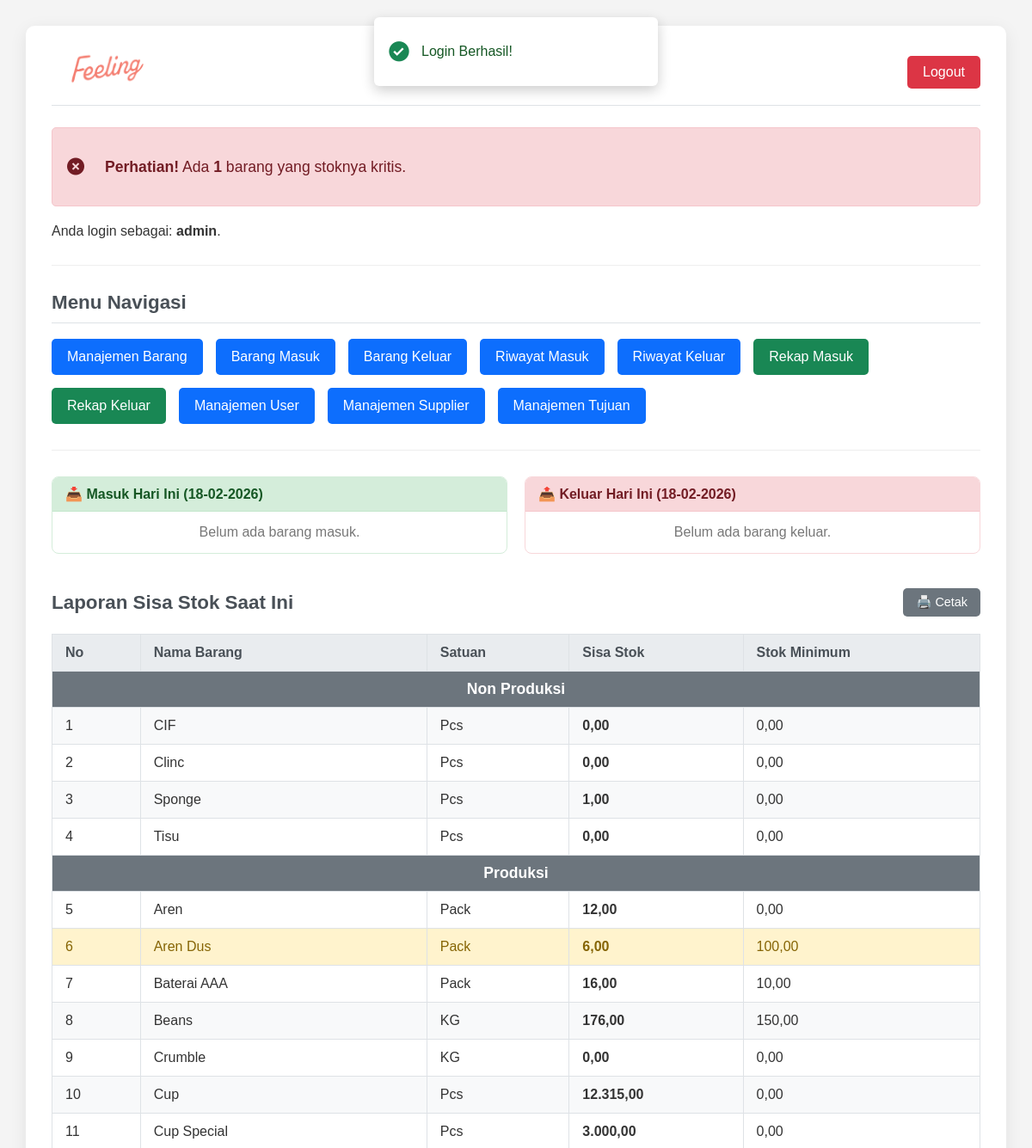
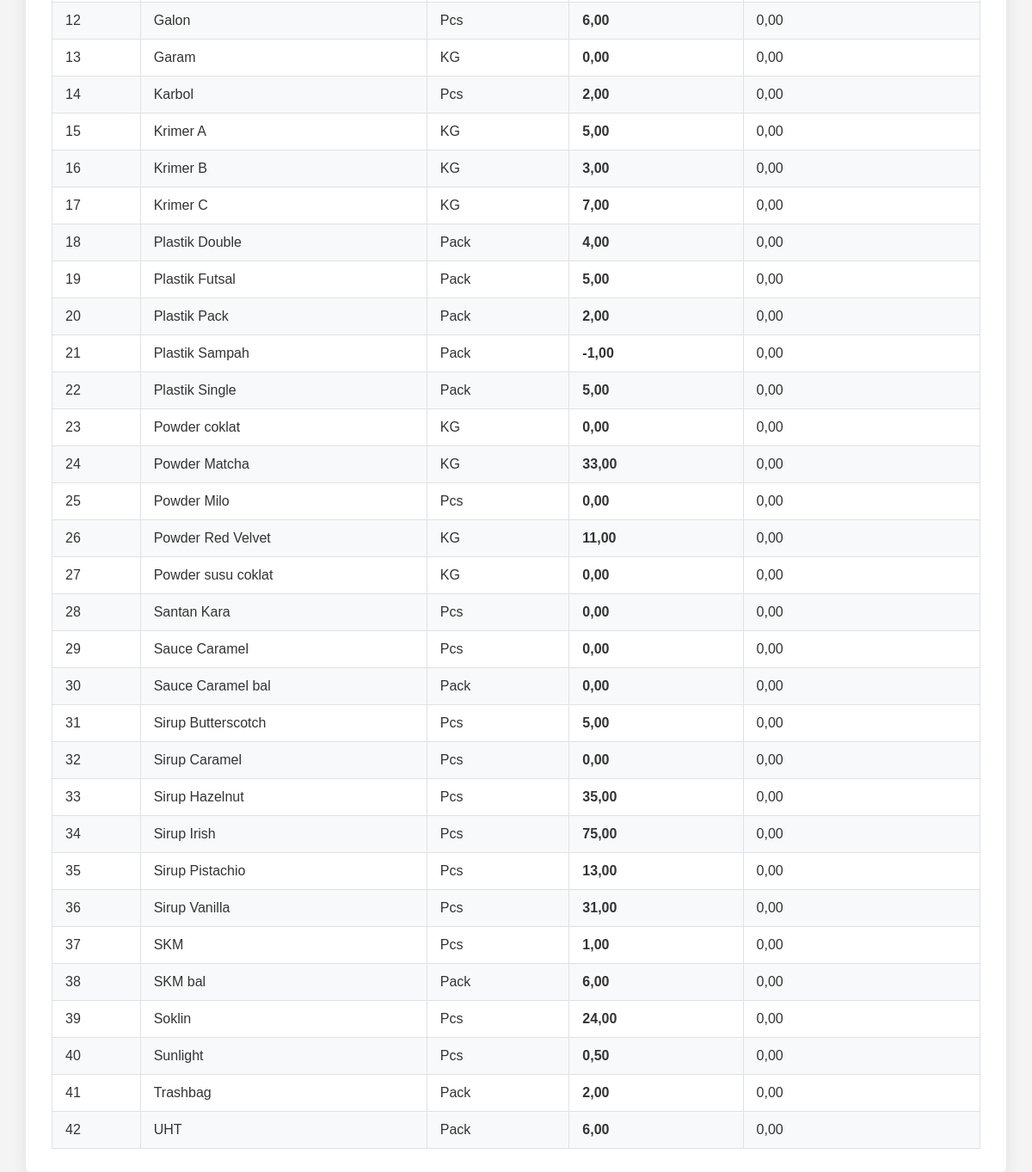
Screenshot of /feeling/Login/admin/dashboard.php (signed in) with the database file from the repository (2 pictures, top to bottom).
### tables this page shows
CREATE TABLE `tabel_barang` (
  `id_barang` int(11) NOT NULL,
  `nama_barang` varchar(100) NOT NULL,
  `kategori_barang` varchar(50) NOT NULL DEFAULT 'Non Produksi',
  `id_satuan` int(11) NOT NULL,
  `stok_awal` int(11) NOT NULL DEFAULT 0,
  `stok_minimum` int(11) NOT NULL DEFAULT 0,
  `status_barang` varchar(20) NOT NULL DEFAULT 'Aktif'
);

CREATE TABLE `tabel_satuan_unit` (
  `id_satuan` int(11) NOT NULL,
  `nama_satuan` varchar(20) NOT NULL
);

### feeling/Login/admin/dashboard.php (the view, shortened to what this page needs)
<?php
require_once '../config/config.php';
$alerts = $_SESSION['alerts'] ?? [];
$nama_user_login = $_SESSION['name'] ?? 'Pengguna';
$role_user_login = $_SESSION['role'] ?? 'user';
$barang_kritis = [];
$masuk_hari_ini = [];
$keluar_hari_ini = [];
$query_barang_all = "SELECT
                        b.id_barang, b.nama_barang,
                        b.kategori_barang,
                        s.nama_satuan, b.stok_awal, b.stok_minimum
                    FROM tabel_barang AS b
                    JOIN tabel_satuan_unit AS s ON b.id_satuan = s.id_satuan
                    WHERE b.status_barang = 'Aktif'
                    ORDER BY b.kategori_barang ASC, b.nama_barang ASC";
$result_barang_all = mysqli_query($koneksi, $query_barang_all);
?>
<!DOCTYPE html>
<html lang="id">
<head>
    <link rel="stylesheet" href="../assets/admin_style.css?v=1.8"> <link href='https://unpkg.com/boxicons@2.1.4/css/boxicons.min.css' rel='stylesheet'>
    </head>
<body>
    <?php if (!empty($alerts)) :?>
    <div class="alert-box">
        <?php foreach ($alerts as $alert) : ?>
        <div class="alert <?= htmlspecialchars($alert['type']); ?>">
            <i class='bx <?= $alert['type'] === 'success' ? 'bxs-check-circle' : 'bxs-x-circle'; ?>'></i>
            <span><?= htmlspecialchars($alert['message']); ?></span>
        </div>
        <?php endforeach; ?>
    </div>
    <?php endif; ?>
    <div class="dashboard-container">
        <header class="admin-header">
            <a href="#" class="logo"><img src="../assets/fel.png" alt="aa"></a>
            <h1>Halo, <?php echo htmlspecialchars($nama_user_login); ?>!</h1>
            <a href="../logout.php" class="logout-btn">Logout</a>
        </header>
        <main>
            <?php if ($result_barang_all):  ?>
                <?php
                    mysqli_data_seek($result_barang_all, 0);
                    while ($barang_cek = mysqli_fetch_assoc($result_barang_all)) {
                        $id_cek = $barang_cek['id_barang'];
                        $total_masuk_cek = 0; $total_keluar_cek = 0;
                        $q_masuk = "SELECT COALESCE(SUM(jumlah_masuk), 0) AS total_masuk FROM tabel_barang_masuk WHERE id_barang = ?";
                        if($s_masuk = mysqli_prepare($koneksi, $q_masuk)){
                            mysqli_stmt_bind_param($s_masuk, "i", $id_cek); mysqli_stmt_execute($s_masuk);
                            $res_m = mysqli_stmt_get_result($s_masuk); if($res_m) $total_masuk_cek = mysqli_fetch_assoc($res_m)['total_masuk']; mysqli_stmt_close($s_masuk);
                        }
                        $q_keluar = "SELECT COALESCE(SUM(jumlah_keluar), 0) AS total_keluar FROM tabel_barang_keluar WHERE id_barang = ?";
                         if($s_keluar = mysqli_prepare($koneksi, $q_keluar)){
                            mysqli_stmt_bind_param($s_keluar, "i", $id_cek); mysqli_stmt_execute($s_keluar);
                            $res_k = mysqli_stmt_get_result($s_keluar); if($res_k) $total_keluar_cek = mysqli_fetch_assoc($res_k)['total_keluar']; mysqli_stmt_close($s_keluar);
                         }
                        $sisa_stok_cek = $barang_cek['stok_awal'] + $total_masuk_cek - $total_keluar_cek;
                        if ($sisa_stok_cek <= $barang_cek['stok_minimum'] && $barang_cek['stok_minimum'] > 0) {
                            $barang_kritis[] = true;
                        }
                    }
                    mysqli_data_seek($result_barang_all, 0);
                ?>
            <?php endif; ?>
            <?php if (!empty($barang_kritis)): ?>
                <div class="alert alert-error" style="background-color: #f8d7da; color: #721c24; border: 1px solid #f5c6cb; padding: 15px; border-radius: 5px; display: flex; align-items: center; gap: 10px; margin-bottom: 20px;">
                    <i class='bx bxs-x-circle' style="font-size: 1.5em;"></i>
                    <span style="font-size: 1.1em;"><strong>Perhatian!</strong> Ada <strong><?php echo count($barang_kritis); ?></strong> barang yang stoknya kritis.</span>
                </div>
            <?php endif; ?>
            <p>Anda login sebagai: <strong><?php echo htmlspecialchars($role_user_login); ?></strong>.</p>
            <hr>
            <nav class="admin-nav">
                <h2>Menu Navigasi</h2>
                <ul>
                    <li><a href="data_barang.php">Manajemen Barang</a></li>
                    <li><a href="barang_masuk.php">Barang Masuk</a></li>
                    <li><a href="barang_keluar.php">Barang Keluar</a></li>
                    <li><a href="riwayat_barang_masuk.php">Riwayat Masuk</a></li>
                    <li><a href="riwayat_barang_keluar.php">Riwayat Keluar</a></li>
                    <li><a href="laporan_rekap_masuk.php" style="background-color: #198754;">Rekap Masuk</a></li>
                    <li><a href="laporan_rekap_keluar.php" style="background-color: #198754;">Rekap Keluar</a></li>
                    <?php
                    if ($role_user_login == 'admin') {
                        echo '<li><a href="data_pengguna.php">Manajemen User</a></li>';
                        echo '<li><a href="data_supplier.php">Manajemen Supplier</a></li>';
                        echo '<li><a href="data_tujuan.php">Manajemen Tujuan</a></li>';
                    }
                    ?>
                </ul>
            </nav>
            <hr>
            <div style="display: flex; gap: 20px; flex-wrap: wrap; margin-bottom: 40px;">
                <div style="flex: 1; min-width: 300px; background: #fff; border: 1px solid #d4edda; border-radius: 8px; overflow: hidden;">
                    <div style="background: #d4edda; color: #155724; padding: 10px 15px; font-weight: bold; border-bottom: 1px solid #c3e6cb;">
                        📥 Masuk Hari Ini (<?php echo date('d-m-Y'); ?>)
                    </div>
                    <table style="margin-top: 0; border: none;">
                        <?php if (!empty($masuk_hari_ini)): ?>
                            <?php foreach ($masuk_hari_ini as $m): ?>
                                <tr style="border-bottom: 1px solid #eee;">
                                    <td style="padding: 8px 15px; border: none;"><?php echo htmlspecialchars($m['nama_barang']); ?></td>
                                    <td style="padding: 8px 15px; border: none; text-align: right; font-weight: bold; color: #155724;">
                                        +<?php echo number_format($m['jumlah_masuk'], 2, ',', '.'); ?> <?php echo $m['nama_satuan']; ?>
                                    </td>
                                </tr>
                            <?php endforeach; ?>
                        <?php else: ?>
                            <tr><td style="padding: 15px; text-align: center; color: #777; border: none;">Belum ada barang masuk.</td></tr>
                        <?php endif; ?>
                    </table>
                </div>
                <div style="flex: 1; min-width: 300px; background: #fff; border: 1px solid #f8d7da; border-radius: 8px; overflow: hidden;">
                    <div style="background: #f8d7da; color: #721c24; padding: 10px 15px; font-weight: bold; border-bottom: 1px solid #f5c6cb;">
                        📤 Keluar Hari Ini (<?php echo date('d-m-Y'); ?>)
                    </div>
                    <table style="margin-top: 0; border: none;">
                        <?php if (!empty($keluar_hari_ini)): ?>
                            <?php foreach ($keluar_hari_ini as $k): ?>
                                <tr style="border-bottom: 1px solid #eee;">
                                    <td style="padding: 8px 15px; border: none;">
                                        <?php echo htmlspecialchars($k['nama_barang']); ?>
                                        <br><small style="color: #777;">Ke: <?php echo htmlspecialchars($k['nama_tujuan']); ?></small>
                                    </td>
                                    <td style="padding: 8px 15px; border: none; text-align: right; font-weight: bold; color: #721c24;">
                                        -<?php echo number_format($k['jumlah_keluar'], 2, ',', '.'); ?> <?php echo $k['nama_satuan']; ?>
                                    </td>
                                </tr>
                            <?php endforeach; ?>
                        <?php else: ?>
                            <tr><td style="padding: 15px; text-align: center; color: #777; border: none;">Belum ada barang keluar.</td></tr>
                        <?php endif; ?>
                    </table>
                </div>
            </div>
            <section class="laporan-stok">
                <div class="section-header">
                    <h2>Laporan Sisa Stok Saat Ini</h2>
                    <a href="cetak_sisa_stok.php" target="_blank" class="print-btn">🖨️ Cetak</a>
                </div>
                <table>
                    <thead>
                        <tr>
                            <th>No</th>
                            <th>Nama Barang</th>
                            <th>Satuan</th>
                            <th>Sisa Stok</th>
                            <th>Stok Minimum</th>
                        </tr>
                    </thead>
                    <tbody>
                        <?php
                        if ($result_barang_all && mysqli_num_rows($result_barang_all) > 0):
                            $nomor_stok = 1;
                            $kategori_sekarang = null;
                            mysqli_data_seek($result_barang_all, 0);
                            while ($barang = mysqli_fetch_assoc($result_barang_all)) {
                                $id_barang_current = $barang['id_barang'];
                                $total_masuk = 0; $total_keluar = 0;
                                $query_total_masuk = "SELECT COALESCE(SUM(jumlah_masuk), 0) AS total_masuk FROM tabel_barang_masuk WHERE id_barang = ?";
                                if($stmt_masuk = mysqli_prepare($koneksi, $query_total_masuk)){
                                    mysqli_stmt_bind_param($stmt_masuk, "i", $id_barang_current); mysqli_stmt_execute($stmt_masuk);
                                    $res_m = mysqli_stmt_get_result($stmt_masuk); if($res_m) $total_masuk = mysqli_fetch_assoc($res_m)['total_masuk']; mysqli_stmt_close($stmt_masuk);
                                }
                                $query_total_keluar = "SELECT COALESCE(SUM(jumlah_keluar), 0) AS total_keluar FROM tabel_barang_keluar WHERE id_barang = ?";
                                 if($stmt_keluar = mysqli_prepare($koneksi, $query_total_keluar)){
                                    mysqli_stmt_bind_param($stmt_keluar, "i", $id_barang_current); mysqli_stmt_execute($stmt_keluar);
                                    $res_k = mysqli_stmt_get_result($stmt_keluar); if($res_k) $total_keluar = mysqli_fetch_assoc($res_k)['total_keluar']; mysqli_stmt_close($stmt_keluar);
                                 }
                                $sisa_stok = $barang['stok_awal'] + $total_masuk - $total_keluar;
                                if ($barang['kategori_barang'] !== $kategori_sekarang) {
                                    $style_tr = "background-color: #6c757d; color: white; font-weight: 600; font-size: 1.1em;";
                                    $style_td = "padding: 10px 15px; text-align: center;";
                                    echo '<tr style="' . $style_tr . '">';
                                    echo '    <td colspan="5" style="' . $style_td . '">' . htmlspecialchars($barang['kategori_barang']) . '</td>';
                                    echo '</tr>';
                                    $kategori_sekarang = $barang['kategori_barang'];
                                }
                                $class_kritis = ($sisa_stok <= $barang['stok_minimum'] && $barang['stok_minimum'] > 0) ? 'stok-kritis' : '';
                                echo '<tr class="' . $class_kritis . '">';
                                echo '<td>' . $nomor_stok++ . '</td>';
                                echo '<td>' . htmlspecialchars($barang['nama_barang']) . '</td>';
                                echo '<td>' . htmlspecialchars($barang['nama_satuan']) . '</td>';
                                echo '<td><strong>' . number_format($sisa_stok, 2, ',', '.') . '</strong></td>';
                                echo '<td>' . number_format($barang['stok_minimum'], 2, ',', '.') . '</td>';
                                echo '</tr>';
                            }
                        else:
                            echo '<tr><td colspan="5" style="text-align: center;">Belum ada data barang aktif.</td></tr>';
                        endif;
                        ?>
                    </tbody>
                </table>
            </section>
            </main>
    </div>
</body>
</html>

### feeling/Login/assets/admin_style.css (style rules this page uses)
body { background-color: #f4f4f4; font-family: 'Poppins', sans-serif; margin: 0; padding: 0; color: #333; }
.dashboard-container, .container { width: 90%; max-width: 1200px; margin: 30px auto; background: #ffffff; padding: 30px; border-radius: 10px; box-shadow: 0 5px 20px rgba(0,0,0,0.08); }
.admin-header { display: flex; justify-content: space-between; align-items: center; border-bottom: 1px solid #dee2e6; padding-bottom: 15px; margin-bottom: 25px; }
.logo { font-size: 30px; color: #fff; text-decoration: none; font-weight: 700; }
.logo img { width: 130px; height: 40px; object-fit: cover; }
.admin-header h1 { font-size: 1.7em; color: #212529; margin: 0; }
.logout-btn { background-color: #dc3545; color: white; padding: 10px 18px; text-decoration: none; border-radius: 5px; font-weight: 500; transition: background-color 0.2s ease; }
.admin-nav h2, .laporan-stok h2, .laporan-kritis h2, .container h1 { font-size: 1.4em; color: #495057; margin-top: 0; margin-bottom: 18px; font-weight: 600; padding-bottom: 10px; border-bottom: 1px solid #dee2e6; }
.section-header { display: flex; justify-content: space-between; align-items: center; margin-bottom: 15px; }
.section-header h2 { margin-bottom: 0; border-bottom: none; padding-bottom: 0; }
.print-btn { background-color: #6c757d; color: white; padding: 8px 15px; text-decoration: none; border-radius: 5px; font-size: 0.9em; transition: background-color 0.2s ease; }
hr { margin: 30px 0; border: 0; border-top: 1px solid #eee; clear: both; }
.admin-nav ul { list-style: none; padding: 0; display: flex; gap: 15px; flex-wrap: wrap; margin-bottom: 30px; }
.admin-nav li a { background: #0d6efd; color: white; padding: 12px 18px; text-decoration: none; border-radius: 5px; display: block; transition: background-color 0.2s ease; }
table { width: 100%; border-collapse: collapse; margin-top: 20px; font-size: 1em; }
th, td { border: 1px solid #dee2e6; padding: 12px 15px; text-align: left; vertical-align: middle; }
th { background-color: #e9ecef; font-weight: 600; color: #495057; }
tr:nth-child(even) { background-color: #f8f9fa; }
.stok-kritis { background-color: #fff3cd !important; color: #856404; font-weight: 500; }
.alert-box { position: fixed; top: 20px; left: 50%; transform: translateY(calc(-100% - 20px)) translateX(-50%); width: auto; min-width: 300px; max-width: 90%; background: #fff; border-radius: 6px; padding: 0 15px; z-index: 101; overflow: hidden; box-shadow: 0 5px 15px rgba(0,0,0,0.2); transition: transform 0.4s cubic-bezier(0.68, -0.55, 0.27, 1.55); }
.alert-box.show { transform: translateY(0) translateX(-50%); }
.alert { display: flex; align-items: center; min-height: 60px; padding: 10px 0; font-weight: 500; }
.alert.success { color: #155724; }
.alert i { font-size: 28px; margin-right: 12px; flex-shrink: 0; }
.alert.success i { color: #198754; }
.alert::after { content: ''; position: absolute; bottom: 0; left: 0; width: 100%; height: 4px; animation: progress 5.5s linear forwards; }
.alert.success::after { background-color: #198754; }

### rows the page displays
tabel_barang: kategori_barang "Non Produksi", nama_barang "CIF", id_satuan.nama_satuan "Pcs", sisa_stok "0,00", stok_minimum "0,00"
tabel_barang: nama_barang "Clinc", id_satuan.nama_satuan "Pcs", sisa_stok "0,00", stok_minimum "0,00"
tabel_barang: nama_barang "Sponge", id_satuan.nama_satuan "Pcs", sisa_stok "1,00", stok_minimum "0,00"
tabel_barang: nama_barang "Tisu", id_satuan.nama_satuan "Pcs", sisa_stok "0,00", stok_minimum "0,00"
tabel_barang: kategori_barang "Produksi", nama_barang "Aren", id_satuan.nama_satuan "Pack", sisa_stok "12,00", stok_minimum "0,00"
tabel_barang: nama_barang "Aren Dus", id_satuan.nama_satuan "Pack", sisa_stok "6,00", stok_minimum "100,00"
tabel_barang: nama_barang "Baterai AAA", id_satuan.nama_satuan "Pack", sisa_stok "16,00", stok_minimum "10,00"
tabel_barang: nama_barang "Beans", id_satuan.nama_satuan "KG", sisa_stok "176,00", stok_minimum "150,00"
tabel_barang: nama_barang "Crumble", id_satuan.nama_satuan "KG", sisa_stok "0,00", stok_minimum "0,00"
tabel_barang: nama_barang "Cup", id_satuan.nama_satuan "Pcs", sisa_stok "12.315,00", stok_minimum "0,00"
tabel_barang: nama_barang "Cup Special", id_satuan.nama_satuan "Pcs", sisa_stok "3.000,00", stok_minimum "0,00"
tabel_barang: nama_barang "Galon", id_satuan.nama_satuan "Pcs", sisa_stok "6,00", stok_minimum "0,00"
tabel_barang: nama_barang "Garam", id_satuan.nama_satuan "KG", sisa_stok "0,00", stok_minimum "0,00"
tabel_barang: nama_barang "Karbol", id_satuan.nama_satuan "Pcs", sisa_stok "2,00", stok_minimum "0,00"
tabel_barang: nama_barang "Krimer A", id_satuan.nama_satuan "KG", sisa_stok "5,00", stok_minimum "0,00"
tabel_barang: nama_barang "Krimer B", id_satuan.nama_satuan "KG", sisa_stok "3,00", stok_minimum "0,00"
tabel_barang: nama_barang "Krimer C", id_satuan.nama_satuan "KG", sisa_stok "7,00", stok_minimum "0,00"
tabel_barang: nama_barang "Plastik Double", id_satuan.nama_satuan "Pack", sisa_stok "4,00", stok_minimum "0,00"
tabel_barang: nama_barang "Plastik Futsal", id_satuan.nama_satuan "Pack", sisa_stok "5,00", stok_minimum "0,00"
tabel_barang: nama_barang "Plastik Pack", id_satuan.nama_satuan "Pack", sisa_stok "2,00", stok_minimum "0,00"
tabel_barang: nama_barang "Plastik Sampah", id_satuan.nama_satuan "Pack", sisa_stok "-1,00", stok_minimum "0,00"
tabel_barang: nama_barang "Plastik Single", id_satuan.nama_satuan "Pack", sisa_stok "5,00", stok_minimum "0,00"
tabel_barang: nama_barang "Powder coklat", id_satuan.nama_satuan "KG", sisa_stok "0,00", stok_minimum "0,00"
tabel_barang: nama_barang "Powder Matcha", id_satuan.nama_satuan "KG", sisa_stok "33,00", stok_minimum "0,00"
tabel_barang: nama_barang "Powder Milo", id_satuan.nama_satuan "Pcs", sisa_stok "0,00", stok_minimum "0,00"
tabel_barang: nama_barang "Powder Red Velvet", id_satuan.nama_satuan "KG", sisa_stok "11,00", stok_minimum "0,00"
tabel_barang: nama_barang "Powder susu coklat", id_satuan.nama_satuan "KG", sisa_stok "0,00", stok_minimum "0,00"
tabel_barang: nama_barang "Santan Kara", id_satuan.nama_satuan "Pcs", sisa_stok "0,00", stok_minimum "0,00"
tabel_barang: nama_barang "Sauce Caramel", id_satuan.nama_satuan "Pcs", sisa_stok "0,00", stok_minimum "0,00"
tabel_barang: nama_barang "Sauce Caramel bal", id_satuan.nama_satuan "Pack", sisa_stok "0,00", stok_minimum "0,00"
tabel_barang: nama_barang "Sirup Butterscotch", id_satuan.nama_satuan "Pcs", sisa_stok "5,00", stok_minimum "0,00"
tabel_barang: nama_barang "Sirup Caramel", id_satuan.nama_satuan "Pcs", sisa_stok "0,00", stok_minimum "0,00"
tabel_barang: nama_barang "Sirup Hazelnut", id_satuan.nama_satuan "Pcs", sisa_stok "35,00", stok_minimum "0,00"
tabel_barang: nama_barang "Sirup Irish", id_satuan.nama_satuan "Pcs", sisa_stok "75,00", stok_minimum "0,00"
tabel_barang: nama_barang "Sirup Pistachio", id_satuan.nama_satuan "Pcs", sisa_stok "13,00", stok_minimum "0,00"
tabel_barang: nama_barang "Sirup Vanilla", id_satuan.nama_satuan "Pcs", sisa_stok "31,00", stok_minimum "0,00"
tabel_barang: nama_barang "SKM", id_satuan.nama_satuan "Pcs", sisa_stok "1,00", stok_minimum "0,00"
tabel_barang: nama_barang "SKM bal", id_satuan.nama_satuan "Pack", sisa_stok "6,00", stok_minimum "0,00"
tabel_barang: nama_barang "Soklin", id_satuan.nama_satuan "Pcs", sisa_stok "24,00", stok_minimum "0,00"
tabel_barang: nama_barang "Sunlight", id_satuan.nama_satuan "Pcs", sisa_stok "0,50", stok_minimum "0,00"
tabel_barang: nama_barang "Trashbag", id_satuan.nama_satuan "Pack", sisa_stok "2,00", stok_minimum "0,00"
tabel_barang: nama_barang "UHT", id_satuan.nama_satuan "Pack", sisa_stok "6,00", stok_minimum "0,00"

### other values shown
$alert['message'] "Login Berhasil!"
count($barang_kritis) "1"
$role_user_login "admin"
